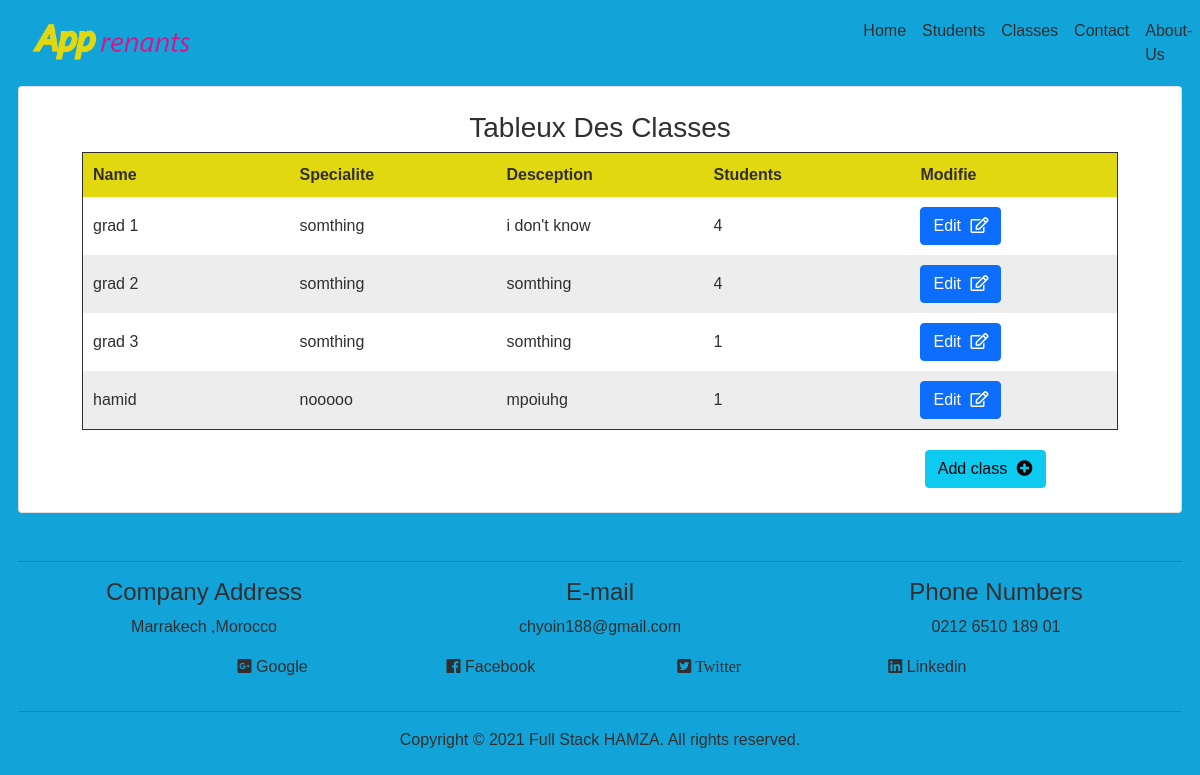
/code source/public/salle (signed in), run on the app's committed database.
### tables this page shows
CREATE TABLE `class` (
  `id` int(11) NOT NULL,
  `nom` varchar(60) NOT NULL,
  `specialite` varchar(60) NOT NULL,
  `desception` text NOT NULL,
  `id_user` int(11) NOT NULL,
  `date` datetime NOT NULL
);

### code source/app/core/app.php (called while the page is built, shortened)
<?php
Class App
{
	private $method = "index";
	public function __construct()
	{
		$url = $this->splitURL();
 		if(file_exists("../app/controllers/". strtolower($url[0]) .".php"))
 		{
 			unset($url[0]);
 		}
 		$this->controller = new $this->controller;
 		$this->params = array_values($url);
 		call_user_func_array([$this->controller,$this->method], $this->params);
	}
	private function splitURL()
	{
		if (isset($_SESSION['user_id'])) {
			$url = isset($_GET['url']) ? $_GET['url'] : "home";
		}else{
		$url = isset($_GET['url']) ? $_GET['url'] : "login";
	   }
		return explode("/", filter_var(trim($url,"/"),FILTER_SANITIZE_URL));
	}}

### code source/public/index.php (called while the page is built, shortened)
<?php
$app = new App();

### code source/app/core/db.php (called while the page is built, shortened)
<?php
Class Database
{
	private function db_connect()
	{
		try{
			$string = DB_TYPE .":host=".DB_HOST.";dbname=".DB_NAME.";";
			return $db = new PDO($string,DB_USER,DB_PASS);
		}catch(PDOException $e){
			die($e->getMessage());
		}
	}
	public function read($query,$data = [])
	{
		$DB = $this->db_connect();
		$stm = $DB->prepare($query);
		if(count($data) == 0)
		{
			$stm = $DB->query($query);
			$check = 0;
			if($stm){
				$check = 1;
			}
		}else{
			$check = $stm->execute($data);
		}
		if($check)
		{
			$data = $stm->fetchAll(PDO::FETCH_OBJ);
			if(is_array($data) && count($data) > 0)
			{
				return $data;
			}
			return false;
		}else
		{
			return false;
		}
	}
}

### code source/app/models/classes.php (called while the page is built, shortened)
<?php
class Classes {
    function selectClass(){
		$DB = new Database();
			$query = "select * from class  ORDER BY nom ASC";
			$data = $DB->read($query);
			if(is_array($data))
		   {
			return $data;
		    }
			return false;
    }
}

### code source/app/views/salle.php (the view, shortened to what this page needs)
<div class="card  p-4" >
       <h3 class="text-center  ">Tableux Des Classes </h3>
       <div >
         <table>
           <thead>
             <tr>
               <th>Name</th>
               <th class="diss">Specialite</th>
               <th class="diss">Desception</th>
               <th>Students</th>
               <?php if ($_SESSION['user_role'] == "admin"): ?>
               <th>Modifie</th>
               <?php endif; ?>
             </tr>
           </thead>
           <tbody>
          <?php if(is_array($data['salle'])): ?>
          <?php foreach($data['salle'] as $row): ?>
            <?php $nom = $row->nom;?>
             <tr>
               <td><?=$nom ?></td>
               <td class="diss"><?=$row->specialite?></td>
               <td class="diss"><?=$row->desception?></td>
                <?php if(is_array($data['student'])): ?>
                <td><?= array_count_values(array_column($data['student'],'id_class'))[$nom] ?? 0 ?></td>
                <?php endif; ?>
                <?php if ($_SESSION['user_role'] == "admin"): ?>
               <td><form action="<?=ROOT?>salle_profile"  method="POST">
               <button  type="submit" name="profile" value="<?=$row->id?>" class="btn  btn-primary btn-block">
               Edit <i style="margin-left: 5px;"  class="far fa-edit"></button></form></td>
               <?php endif; ?>
              </tr>
          <?php endforeach; ?>
          <?php endif; ?>
         </tbody>
        </table>
       </div>
       <?php if ($_SESSION['user_role'] == "admin"): ?>
       <button type="submit" data-toggle="modal" data-target="#add-salle" class="btn add btn-info " >
         Add class <i  class="fas fa-plus-circle"></i></button>
</div>
  <?php endif; ?>

### code source/public/assets/css/main.css (style rules this page uses)
* { margin: 0; padding: 0; box-sizing: border-box; }
body { background-color: #12a4d9; font-family: Arial, Helvetica, sans-serif; width: 97% !important; margin: auto; color: #322e2f; }
table { table-layout: fixed; width: 93%; margin: auto; border-collapse: collapse; border: 1px solid ; border-radius:6px ; }
td, th { padding: 10px; }
th { background-color: #e2d810; }
tr:nth-child(even) { background-color: rgba(218, 218, 218, 0.486); }
tr:nth-child(odd) { background-color: #ffffff; }
.fas { margin-left: 5px !important; }
.add { margin: auto; margin-top: 20px; margin-right: 10%; }

### data on the page
class: nom "grad 1", specialite "somthing", desception "i don't know", nom "4", $row->id 22 (drawn)
class: nom "grad 2", specialite "somthing", desception "somthing", nom "4", $row->id 23 (drawn)
class: nom "grad 3", specialite "somthing", desception "somthing", nom "1", $row->id 24 (drawn)
class: nom "hamid", specialite "nooooo", desception "mpoiuhg", nom "1", $row->id 25 (drawn)
